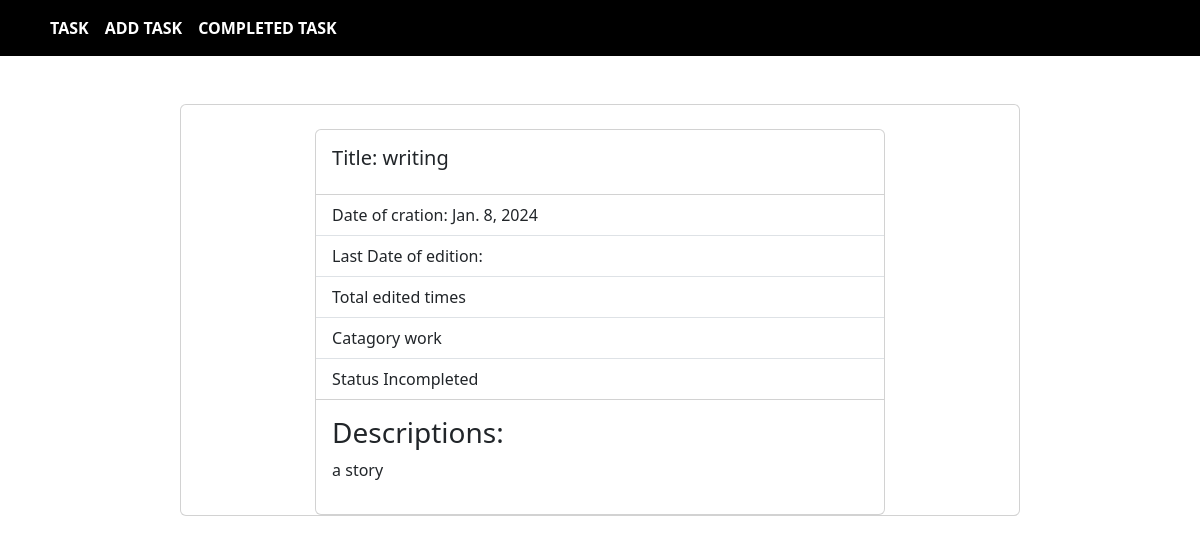
/details_task/3/, run on the app's committed database.
### app/models.py (models this page shows, shortened)
class TodoModel(models.Model):
    CATEGORY = (
        ('family','Family'),
        ('work', 'Work'),
        ('personal', 'Personal'),
        ('Others','Others')
        )
    title = models.CharField(max_length=100)
    description = models.TextField()
    is_completed = models.BooleanField(default=False)
    category = models.CharField(max_length=50, choices=CATEGORY, default='unknown')
    first_date = models.DateField(auto_now_add=True)
    last_date = models.DateTimeField(auto_now=True)
    status = models.CharField(max_length=30, default='Incompleted')
    finished_date = models.DateTimeField(null=True,blank=True)

### app/views.py (the view)
# urls.py: path('details_task/<int:id>/',views.Task_Details.as_view(),name='details'),
class Task_Details(DetailView):
    template_name = 'taskdetails.html'
    model =  TodoModel
    context_object_name = 'data'
    pk_url_kwarg = 'id'

### app/templates/taskdetails.html (shortened to what this page needs)
{% extends "base.html" %}
{% block content %}
{% load crispy_forms_tags %}
<div class="card" style="width: 70%; margin: auto;" >
    <div class="card-body">
      <h5 class="card-title">Title: {{data.title}}</h5>
    </div>
    <ul class="list-group list-group-flush">
      <li class="list-group-item">Date of cration: {{data.first_date}}</li>
      <li class="list-group-item">Last Date of edition: {{data.last_edit}}</li>
      <li class="list-group-item">Total edited {{data.edit_count}} times </li>
      <li class="list-group-item">Catagory {{data.category}} </li>
      <li class="list-group-item">Status {{data.status}} </li>
    </ul>
    <div class="card-body">
      <h3>Descriptions:</h3>
      <p>
        {{data.description}}
      </p>
    </div>
  </div>
{% endblock %}

### data on the page
TodoModel: title "writing", first_date "Jan. 8, 2024", category "work", status "Incompleted", description "a story"
